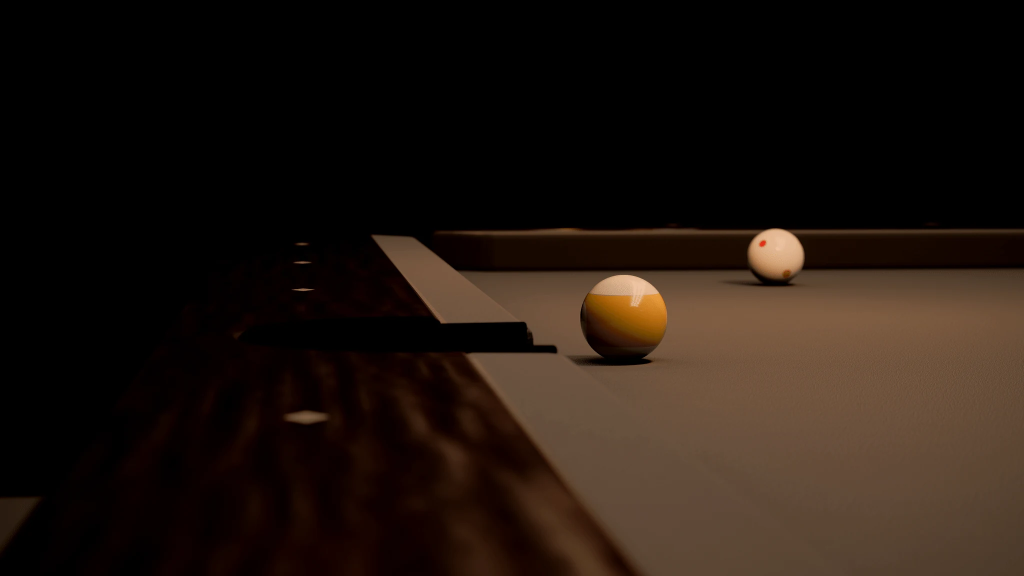
#> input picture site/assets/img/detail-cushion.webp, 2048 x 1152 px (shown at 1/2 size)
$ python -i fourway_rox.py   (imports and definitions only)
#> lines starting #> are read from the running program, lines starting #| are printed output that depends on the picture
#> further down, picture is the input picture: PIL image 2048x1152 RGB; mean R, G, B 32.5, 22.1, 15.4
#!/usr/bin/env python3

# Copyright (c) Meta Platforms, Inc. and affiliates.

"""fourway_rox.py — Rasson OX A2 four-way sheets: ours | purchased-OX at the SAME eye | photo | previous generic.

One sheet per register pose (A2-PLAN §5, ruling A2-5). Panels:
  A  OURS — the live app through the register camera (capture_rox_registers.mjs), eye = register (or EN-07-carried, stated)
  B  PURCHASED OX — the quarantine study render of the same register (Blender Workbench clay, A1) or the clay-rig
     render of the OBJ through the identical camera (clay_render.mjs); a STUDY ARTEFACT, permitted on Drive, never in the repo
  C  PHOTO — an endorsed dossier frame (broadcast / official / showroom), gestalt-only unless a cammatch is named
  D  PREVIOUS — the main-tree generic 9-ft table rendered under the rox style before A2 (the red-arm baseline)
Every panel prints its file name and sha256; the READ is pinned to those hashes (a READ written against other inputs
refuses to print — the sidebyside_rox law). Output: SVG + PNG-composited sheet per pose; the SVG embeds nothing binary
(it references the PNG the tool writes beside it).

Usage: python3 tools/render/ghrox/fourway_rox.py --ours DIR --model DIR --prev DIR --photos photos.json --reads reads.json \
       --registers register-cameras.json --out DIR [--poses a,b] [--tag A2-rN]
photos.json: {pose: {"file": "<abs path>", "credit": "...", "match": "gestalt" | "cammatch:<id>"}}
reads.json:  {pose: {"read": "...", "pins": {"ours": sha, "model": sha, "photo": sha, "prev": sha}}}

REFUSAL ARM (r9b, blocker B1): every panel image is measured before it is pasted. A panel whose luma standard
deviation over a 160-px downsample is below --min-std (default 1.0) is a FLAT canvas, not a picture; the sheet is
stamped BLANK PANEL, the READ is refused, and the tool exits non-zero. In r9 thirteen sheets shipped with an empty
purchased-model panel B and the tool said nothing. --allow-blank disarms it for a deliberate red-arm demonstration
only, and stamps that fact into the manifest and onto every sheet.
"""
import argparse, hashlib, json, os, sys, time
from pathlib import Path
from PIL import Image, ImageDraw, ImageFont, ImageOps

# [9 lines left out: function luma_std, not called in this run]

def sha(p):
    return hashlib.sha256(Path(p).read_bytes()).hexdigest()

# [14 lines left out: functions font, fit, not called in this run]

def levels(img, lo=0.02, hi=0.98):
    """Presentation-only tone stretch for the dark venue-rig elevations (declared on the panel)."""
#> called with lo = 0.02, hi = 0.98
    g = img.convert("L"); hist = g.histogram(); n = sum(hist); acc = 0; a = 0; b = 255
#> after `g = img.convert('L')`:
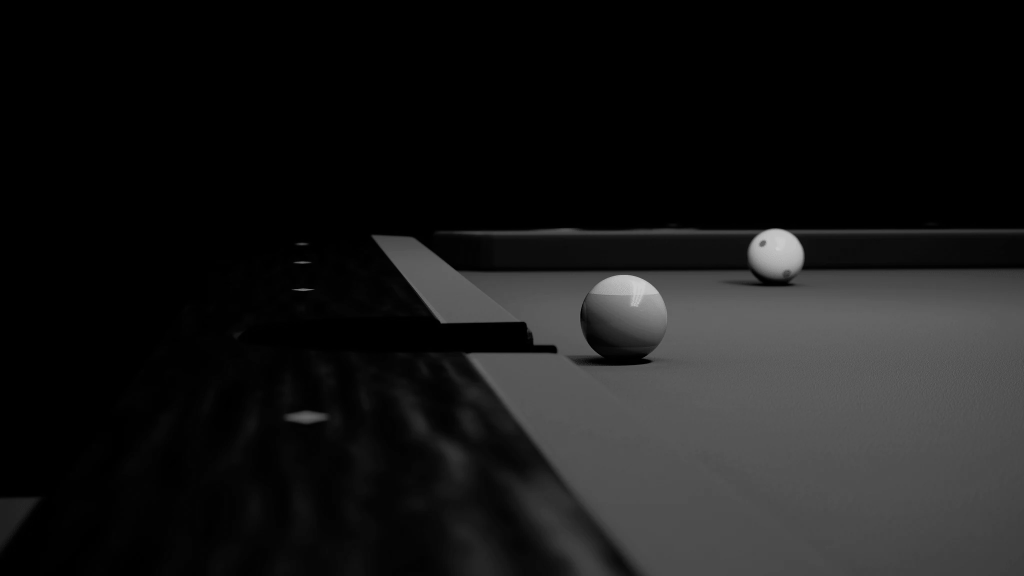
#> g: PIL image 2048x1152 L (shown at 1/2 size); min 0, max 207, mean 24.4
#> after `hist = g.histogram()`: hist = 256 values, max 1150337 at index 0, min 0 at index 206, mean 9216
#> after `n = sum(hist)`: n = 2359296
    for i, c in enumerate(hist):
        acc += c
        if acc >= n * lo: a = i; break
#> this loop made 1 pass
#> (c, acc, a) on pass 1: (1150337, 1150337, 0)
#> after the loop, acc = 1150337
    acc = 0
    for i in range(255, -1, -1):
        acc += hist[i]
        if acc >= n * (1 - hi): b = i; break
#> this loop made 159 passes
#> acc on passes 1 to 3: 0, 0, 0
#> after the loop, acc = 52653
    if b <= a + 8: return img, (a, b)
    return img.point(lambda v, a=a, b=b: max(0, min(255, int((v - a) * 255 / (b - a))))), (a, b)

# [98 lines left out: functions wrap, main, not called in this run]

# [2 lines not run here, left out]

>>> from PIL import Image
>>> picture = Image.open('../../../site/assets/img/detail-cushion.webp')
>>> result = levels(picture)

$ run again, on site/assets/img/table-wide.webp
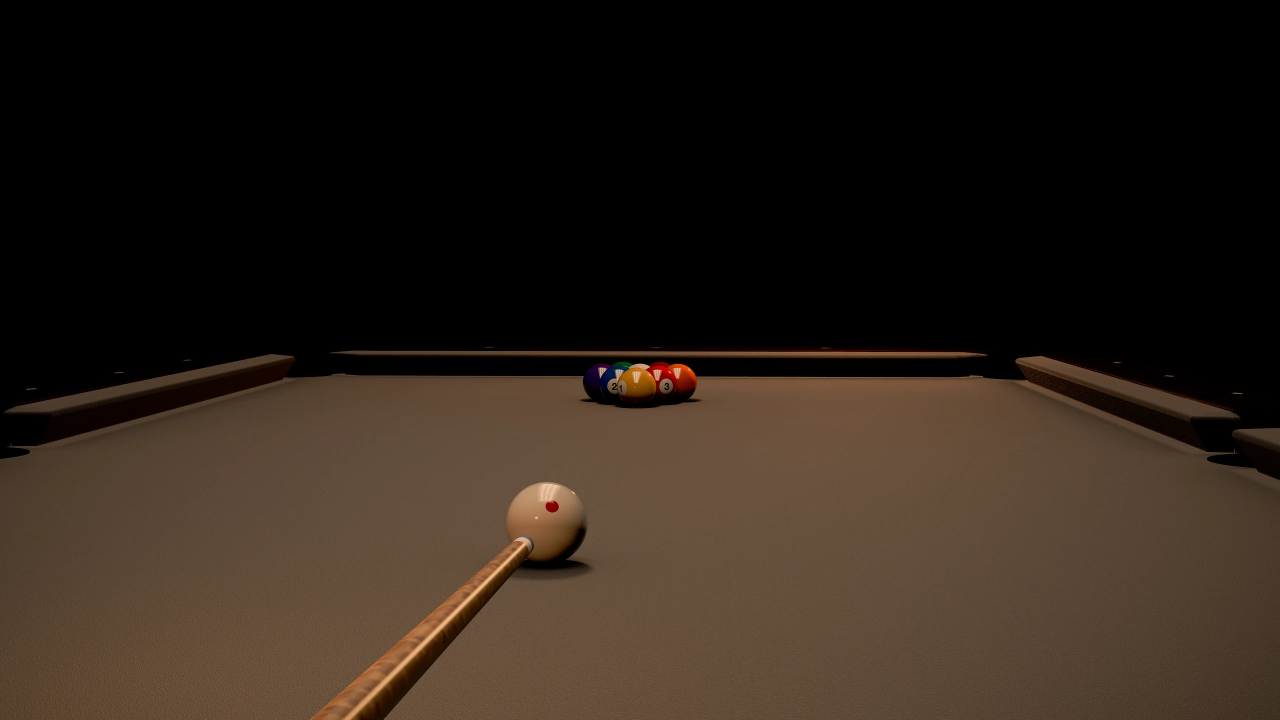
#> input picture site/assets/img/table-wide.webp, 2560 x 1440 px (shown at 1/2 size)
#> picture is the input picture: PIL image 2560x1440 RGB; mean R, G, B 44.5, 33.9, 25.1
#> in levels, `g = img.convert('L')`:
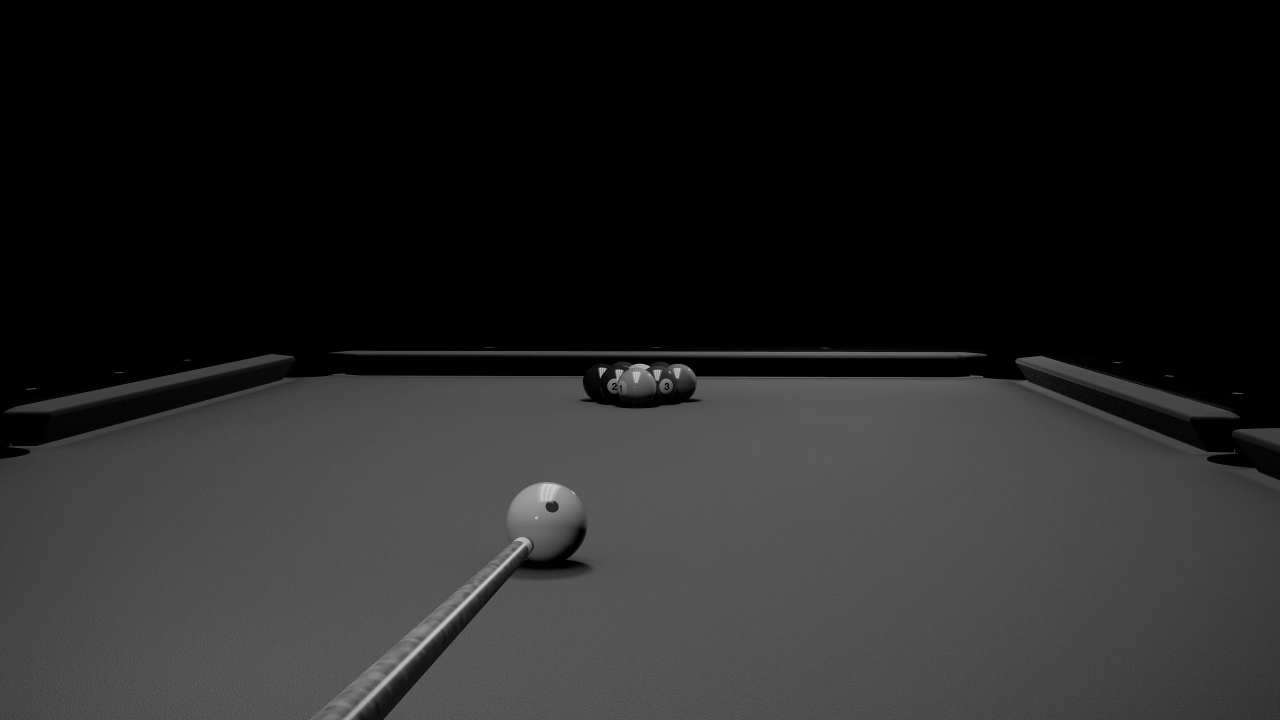
#> g: PIL image 2560x1440 L (shown at 1/2 size); min 0, max 223, mean 36.1
#> hist = 256 values, max 1892169 at index 0, min 0 at index 214, mean 14400
#> n = 3686400
#> the loop in levels, `for i, c in enumerate(hist):` made 1 pass
#> (c, acc, a) on pass 1: (1892169, 1892169, 0)
#> after the loop in levels, `for i, c in enumerate(hist):`: acc = 1892169
#> the loop in levels, `for i in range(255, -1, -1):` made 164 passes
#> acc on passes 1 to 3: 0, 0, 0
#> after the loop in levels, `for i in range(255, -1, -1):`: acc = 76382

$ run again, on site/assets/img/void-rack.webp
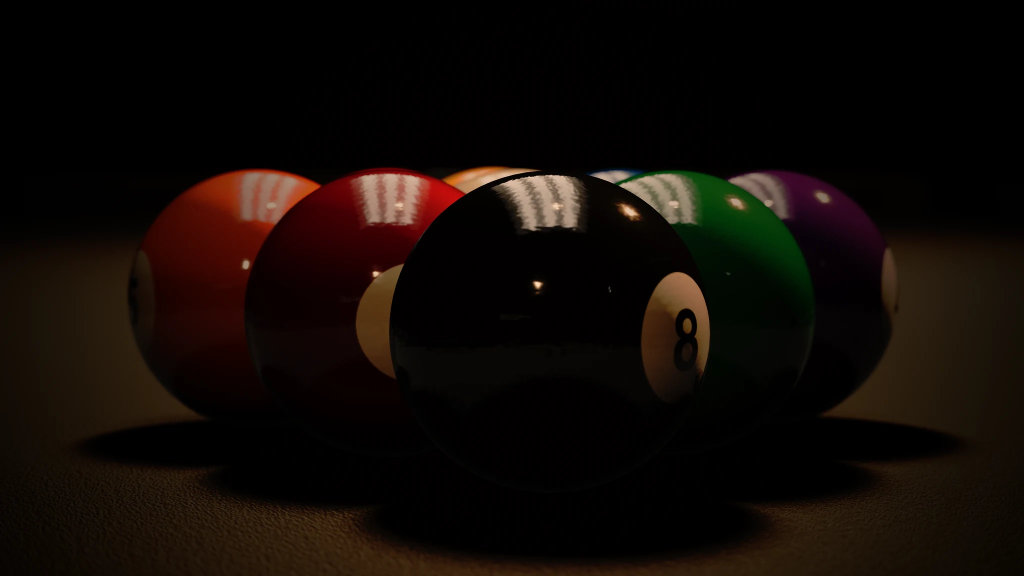
#> input picture site/assets/img/void-rack.webp, 2048 x 1152 px (shown at 1/2 size)
#> picture is the input picture: PIL image 2048x1152 RGB; mean R, G, B 16.9, 9.9, 5.6
#> in levels, `g = img.convert('L')`:
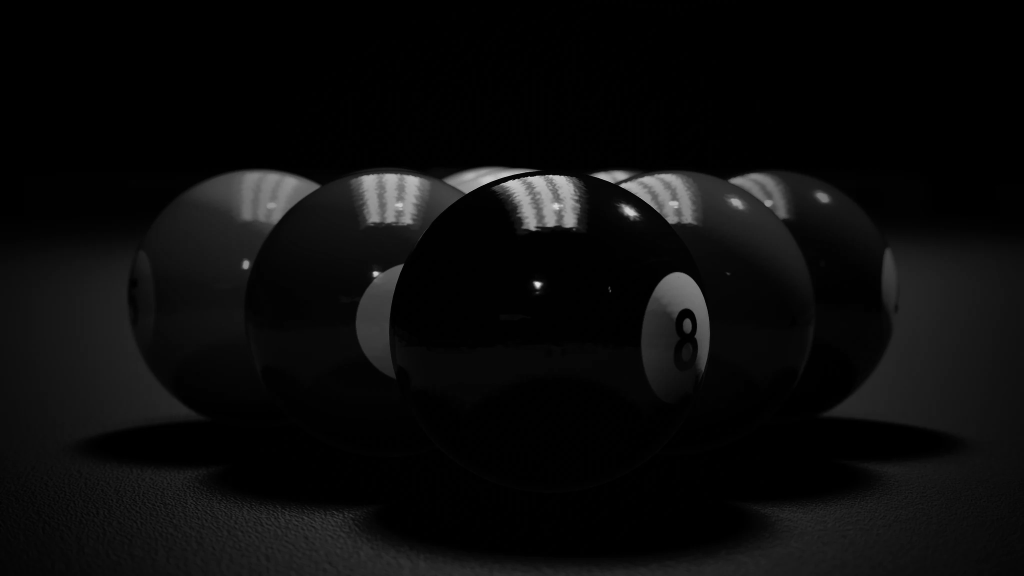
#> g: PIL image 2048x1152 L (shown at 1/2 size); min 0, max 229, mean 11.5
#> hist = 256 values, max 857507 at index 0, min 0 at index 230, mean 9216
#> n = 2359296
#> the loop in levels, `for i, c in enumerate(hist):` made 1 pass
#> (c, acc, a) on pass 1: (857507, 857507, 0)
#> after the loop in levels, `for i, c in enumerate(hist):`: acc = 857507
#> the loop in levels, `for i in range(255, -1, -1):` made 151 passes
#> acc on passes 1 to 3: 0, 0, 0
#> after the loop in levels, `for i in range(255, -1, -1):`: acc = 48037
